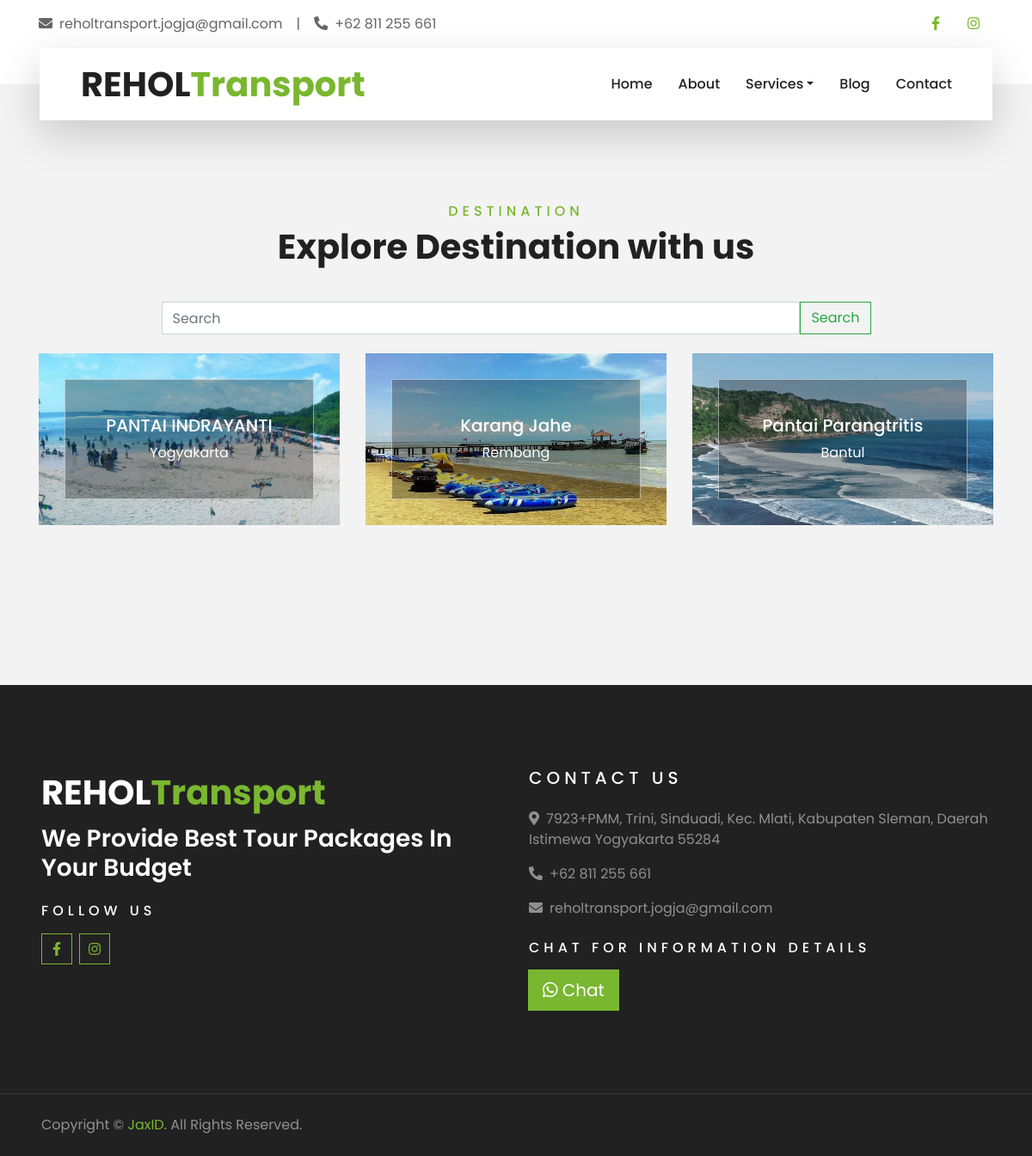
/index.php/hero/destination, run on the app's committed database.
### tables this page shows
CREATE TABLE `tb_destinasi` (
  `id_wisata` int(11) NOT NULL,
  `nama_wisata` varchar(100) DEFAULT NULL,
  `id_lokasi` int(11) DEFAULT NULL,
  `gambar_w` varchar(100) DEFAULT NULL,
  `ket_wisata` text DEFAULT NULL
);

CREATE TABLE `tb_lokasi` (
  `id_lok` int(11) NOT NULL,
  `nama_lokasi` varchar(100) DEFAULT NULL,
  `gambar_lok` varchar(100) DEFAULT NULL
);

### application/controllers/Hero.php (called while the page is built, shortened)
<?php
class Hero extends CI_Controller {
	public function destination(){
		$data['title'] = 'Destinasi Wisata';
		$keyword = $this->input->POST('keyword');
		$this->load->model('Destinasi_model', 'destinasi');
		$data['destinasi'] = $this->destinasi->cari_destinasi($keyword);
		$this->load->view('hero/template/header', $data);
		$this->load->view('hero/destination');
		$this->load->view('hero/template/footer');
	}
}

### index.php (called while the page is built, shortened)
<?php
require_once BASEPATH.'core/CodeIgniter.php';

### application/models/destinasi_model.php (called while the page is built, shortened)
<?php
class Destinasi_model extends CI_Model
{
    public function cari_destinasi($keyword){
        $query = "SELECT *  FROM `tb_destinasi` JOIN `tb_lokasi`
                ON `tb_destinasi`.`id_lokasi` = `tb_lokasi`.`id_lok`  WHERE nama_wisata LIKE '%".$keyword."%' OR
                nama_lokasi like '%".$keyword."%'";
        return $this->db->query($query)->result_array();
    }
}

### application/views/hero/destination.php (the view)
<div class="container-fluid py-5">
    <div class="container pt-5 pb-3">
        <div class="text-center mb-3 pb-3">
            <h6 class="text-primary text-uppercase" style="letter-spacing: 5px;">Destination</h6>
            <h1>Explore Destination with us</h1>
        </div>
        <div class="row d-flex justify-content-center" style=" min-height: 60px;">
            <div class="col-md-9">
                <div class="row">
                    <div class="col-md-12">
                        <div class="mb-3 mb-md-0">
                            <form class="d-flex" role="search" method="POST"
                                action="<?= base_url('hero/destination'); ?>">
                                <input class="form-control me-2" type="search" name="keyword" placeholder="Search"
                                    aria-label="Search">
                                <button class="btn btn-outline-success" type="submit">Search</button>
                            </form>
                        </div>
                    </div>
                </div>
            </div>
        </div>
        <div class="row">
            <?php foreach($destinasi as $d) : ?>
            <div class="col-lg-4 col-md-6 mb-4">
                <div class="destination-item position-relative overflow-hidden mb-2">
                    <img width="400" height="200" src="<?= base_url('assets/destination/'.$d['gambar_w']); ?>" alt="">
                    <a class="destination-overlay text-white text-decoration-none"
                        href="<?= base_url('hero/detail_destinasi/'.$d['id_wisata']); ?>">
                        <h5 class="text-white"><?= $d['nama_wisata']; ?></h5>
                        <span><?= $d['nama_lokasi']; ?></span>
                    </a>
                </div>
            </div>
            <?php endforeach; ?>
        </div>
    </div>
</div>

### application/views/hero/template/header.php (shortened to what this page needs)
<!DOCTYPE html>
<html lang="en">
<head>
    <link href="https://cdnjs.cloudflare.com/ajax/libs/font-awesome/5.10.0/css/all.min.css" rel="stylesheet">
    <link href="<?= base_url('assets/cust/') ?>lib/owlcarousel/assets/owl.carousel.min.css" rel="stylesheet">
    <link href="<?= base_url('assets/cust/') ?>lib/tempusdominus/css/tempusdominus-bootstrap-4.min.css"
        rel="stylesheet" />
    <link href="<?= base_url('assets/cust/') ?>css/style.css" rel="stylesheet">
</head>
<body>
    <div class="container-fluid bg-light pt-3 d-none d-lg-block">
        <div class="container">
            <div class="row">
                <div class="col-lg-6 text-center text-lg-left mb-2 mb-lg-0">
                    <div class="d-inline-flex align-items-center">
                        <p><i class="fa fa-envelope mr-2"></i>reholtransport.jogja@gmail.com</p>
                        <p class="text-body px-3">|</p>
                        <p><i class="fa fa-phone-alt mr-2"></i>+62 811 255 661</p>
                    </div>
                </div>
                <div class="col-lg-6 text-center text-lg-right">
                    <div class="d-inline-flex align-items-center">
                        <a class="text-primary px-3" target="_blank"
                            href="https://www.facebook.com/PaketWisataJogjaKita/">
                            <i class="fab fa-facebook-f"></i>
                        </a>
                        <a class="text-primary px-3" target="_blank"
                            href="https://www.instagram.com/wisatajogja_reholtransport/">
                            <i class="fab fa-instagram"></i>
                        </a>
                    </div>
                </div>
            </div>
        </div>
    </div>
    <div class="container-fluid position-relative nav-bar p-0">
        <div class="container-lg position-relative p-0 px-lg-3" style="z-index: 9;">
            <nav class="navbar navbar-expand-lg bg-light navbar-light shadow-lg py-3 py-lg-0 pl-3 pl-lg-5">
                <a href="<?= base_url(''); ?>" class="navbar-brand">
                    <h1 class="m-0 text-primary"><span class="text-dark">REHOL</span>Transport</h1>
                </a>
                <div class="collapse navbar-collapse justify-content-between px-3" id="navbarCollapse">
                    <div class="navbar-nav ml-auto py-0">
                        <a href="<?= base_url(); ?>" class="nav-item nav-link">Home</a>
                        <a href="<?= base_url(); ?>#about" class="nav-item nav-link">About</a>
                        <div class="nav-item dropdown">
                            <a href="#" class="nav-link dropdown-toggle" data-toggle="dropdown">Services</a>
                        </div>
                        <a href="package.html" class="nav-item nav-link">Blog</a>
                        <a href="<?= base_url(); ?>#contact" class="nav-item nav-link">Contact</a>
                    </div>
                </div>
            </nav>
        </div>
    </div>

### application/views/hero/template/footer.php (shortened to what this page needs)
<div class="container-fluid bg-dark text-white-50 py-5 px-sm-3 px-lg-5" style="margin-top: 90px;">
    <div class="row pt-5">
        <div class="col-lg-6 col-md-6 mb-5">
            <a href="" class="navbar-brand">
                <h1 class="text-primary"><span class="text-white">REHOL</span>Transport</h1>
            </a>
            <h3 class="text-white">We Provide Best Tour Packages In Your Budget</h3>
            <h6 class="text-white text-uppercase mt-4 mb-3" style="letter-spacing: 5px;">Follow Us</h6>
            <div class="d-flex justify-content-start">
                <a class="btn btn-outline-primary btn-square mr-2" target="_blank"
                    href="https://www.facebook.com/PaketWisataJogjaKita/"><i class="fab fa-facebook-f"></i></a>
                <a class="btn btn-outline-primary btn-square" target="_blank"
                    href="https://www.instagram.com/wisatajogja_reholtransport/"><i class="fab fa-instagram"></i></a>
            </div>
        </div>
        <div class="col-lg-6 col-md-6 mb-5">
            <h5 class="text-white text-uppercase mb-4" style="letter-spacing: 5px;">Contact Us</h5>
            <p><i class="fa fa-map-marker-alt mr-2"></i>7923+PMM, Trini, Sinduadi, Kec. Mlati, Kabupaten Sleman, Daerah
                Istimewa Yogyakarta 55284</p>
            <p><i class="fa fa-phone-alt mr-2"></i>+62 811 255 661</p>
            <p><i class="fa fa-envelope mr-2"></i>reholtransport.jogja@gmail.com</p>
            <h6 class="text-white text-uppercase mt-4 mb-3" style="letter-spacing: 5px;">Chat for information
                details</h6>
            <div class="w-100">
                <div class="input-group">
                    <div class="input-group-append">
                        <a class="btn btn-primary btn-lg"
                            href="https://api.whatsapp.com/send/?phone=62811255661&text&type=phone_number&app_absent=0"
                            target="_blank" rel="noopener noreferrer"><i class="fab fa-whatsapp"></i> Chat </a>
                    </div>
                </div>
            </div>
        </div>
    </div>
</div>
<div class="container-fluid bg-dark text-white border-top py-4 px-sm-3 px-md-5"
    style="border-color: rgba(256, 256, 256, .1) !important;">
    <div class="row">
        <div class="col-lg-6 text-center text-md-left mb-3 mb-md-0">
            <p class="m-0 text-white-50">Copyright &copy; <a href="instagram.com/luthfi.imron">JaxID</a>. All Rights
                Reserved.</a>
            </p>
        </div>
    </div>
</div>
</body>
</html>

### data on the page
tb_destinasi: gambar_w (picture), nama_wisata "PANTAI INDRAYANTI", id_lokasi.nama_lokasi "Yogyakarta"
tb_destinasi: gambar_w (picture), nama_wisata "Karang Jahe", id_lokasi.nama_lokasi "Rembang"
tb_destinasi: gambar_w (picture), nama_wisata "Pantai Parangtritis", id_lokasi.nama_lokasi "Bantul"
